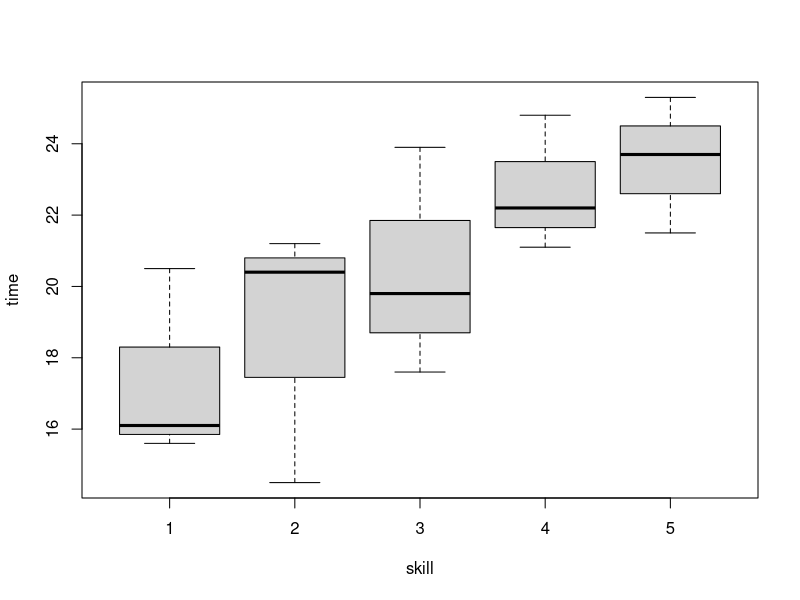
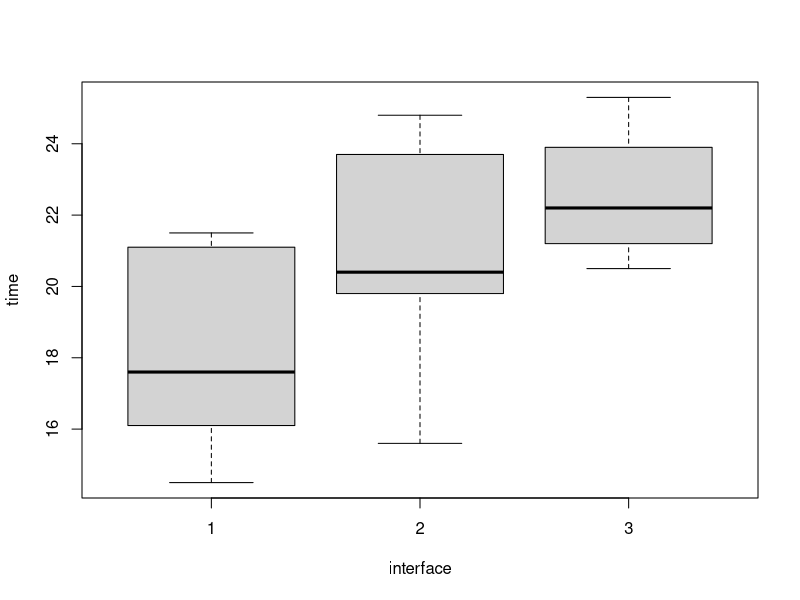
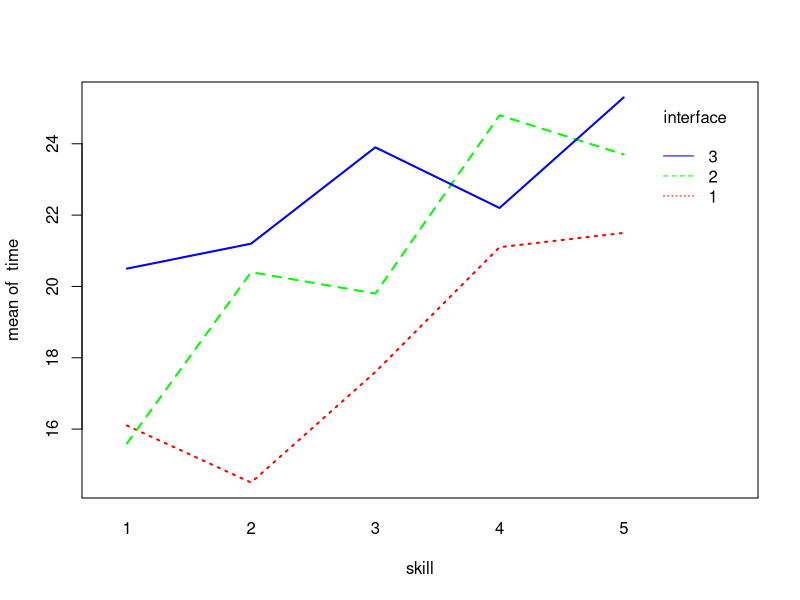
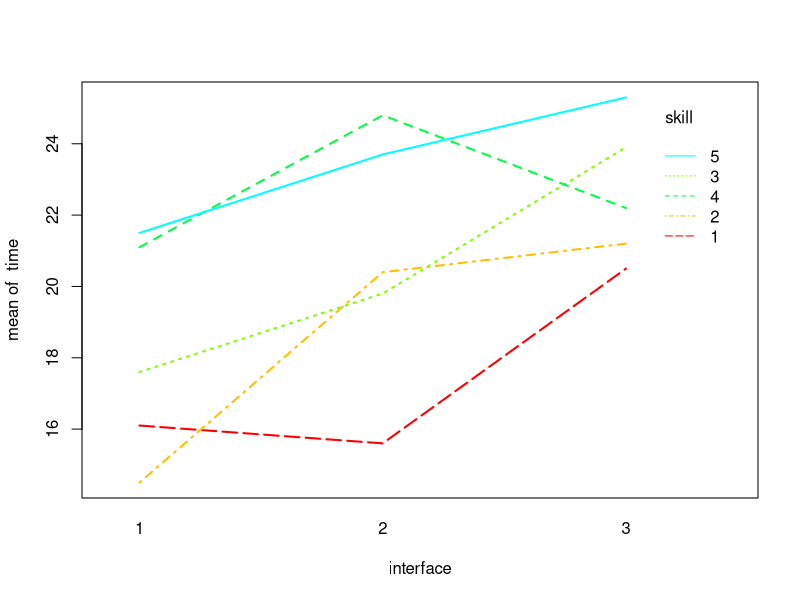

Write the R code that produced these figures, in order.
#2.1

#2.2
search = read.table("search.txt")

time =search$time
skill = search$skill
interface = search$interface

boxplot(time~skill)
boxplot(time~interface)

interaction.plot(skill,interface,time,lwd=2,col=rainbow(3))
interaction.plot(interface,skill,time,lwd=2,col=rainbow(8))

#2.3
kruskal.test(time,interface)

#2.4
